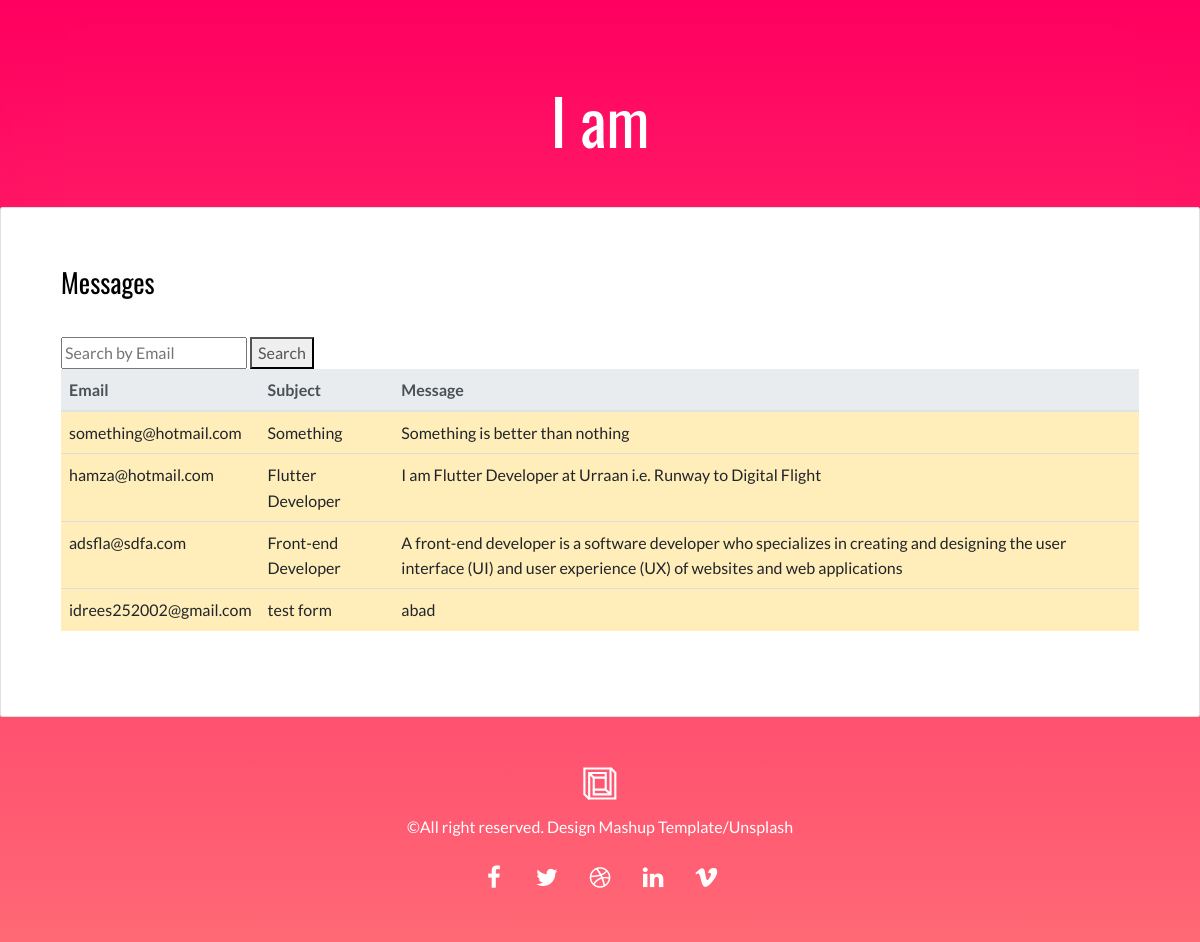
The page /messages on the database its author committed.
### base/models.py (models this page shows, shortened)
class Contact(models.Model):
    email = models.EmailField(max_length=254)
    subject = models.CharField(max_length=300)
    message = models.TextField()

### base/views.py (the view)
# urls.py: path('messages', views.messages, name='messages')
def messages(request):
    contact = Contact.objects.all()
    q = request.GET.get("q", default="")
    contact = Contact.objects.filter(Q(email__icontains=q))
    return render(request, "messages.html", {"contact_data":contact})

### base/templates/messages.html
{% include "header.html" %}
<div class="card">
    <div class="card-block">
      <h2 class="card-title">Messages</h2>
      <form method="get" action="{% url 'messages' %}">
        <input type="text" name="q" placeholder="Search by Email">
        <button type="submit">Search</button>
      </form>
      <div class="table-responsive">
        <table class="table">
          <thead class="thead-light">
            <tr>
              <th scope="col">Email</th>
              <th scope="col">Subject</th>
              <th scope="col">Message</th>
            </tr>
          </thead>
          <tbody>
            {% for data in contact_data %}
            <tr class="table-warning">
              <td>{{ data.email }}</td>
              <td>{{ data.subject }}</td>
              <td>{{ data.message }}</td>
            </tr>
            {% endfor %}
          </tbody>
        </table>
      </div>
    </div>
  </div>
{% include "footer.html" %}

### rows shown on the page
Contact: email "something@hotmail.com", subject "Something", message "Something is better than nothing"
Contact: email "hamza@hotmail.com", subject "Flutter Developer", message "I am Flutter Developer at Urraan i.e. Runway to Digital Flight"
Contact: email "adsfla@sdfa.com", subject "Front-end Developer", message "A front-end developer is a software developer who specializes in creating and designing the user interface (UI) and user experience (UX) of websites and web applications"
Contact: email "idrees252002@gmail.com", subject "test form", message "abad"
